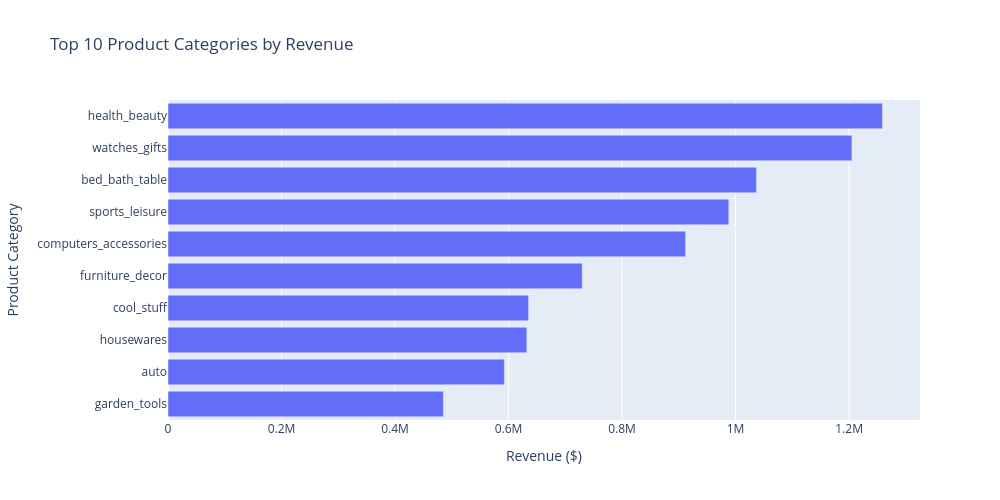

This figure's notebook cell:
### Markdown cell above
## 2. Top 10 Product Categories by Revenue

To identify the strongest product categories, the top 10 categories are visualized based on total sales revenue.

This bar chart makes it easier to compare category performance and identify the categories contributing the most revenue.

### Code cell
fig = px.bar(
    category_revenue.sort_values(),
    x=category_revenue.sort_values().values,
    y=category_revenue.sort_values().index,
    orientation='h',
    title='Top 10 Product Categories by Revenue',
    labels={
        'x': 'Revenue ($)',
        'y': 'Product Category'
    },
    height=500,
    width=1000
)

fig.show()

### Figure 1 — Plotly figure (JSON) as saved in the notebook; plotly's stock layout.template omitted (floating-point values rounded to 4 significant figures)
{"data": [{"hovertemplate": "Revenue ($)=%{x}<br>Product Category=%{y}<extra></extra>", "legendgroup": "", "marker": {"color": "#636efa", "pattern": {"shape": ""}}, "name": "", "orientation": "h", "showlegend": false, "textposition": "auto", "type": "bar", "x": [485300.0, 592700.0, 632200.0, 635300.0, 729800.0, 912000.0, 988000.0, 1037000.0, 1205000.0, 1259000.0], "xaxis": "x", "y": ["garden_tools", "auto", "housewares", "cool_stuff", "furniture_decor", "computers_accessories", "sports_leisure", "bed_bath_table", "watches_gifts", "health_beauty"], "yaxis": "y"}], "layout": {"barmode": "relative", "height": 500, "legend": {"tracegroupgap": 0}, "title": {"text": "Top 10 Product Categories by Revenue"}, "width": 1000, "xaxis": {"anchor": "y", "domain": [0, 1], "title": {"text": "Revenue ($)"}}, "yaxis": {"anchor": "x", "domain": [0, 1], "title": {"text": "Product Category"}}}}
